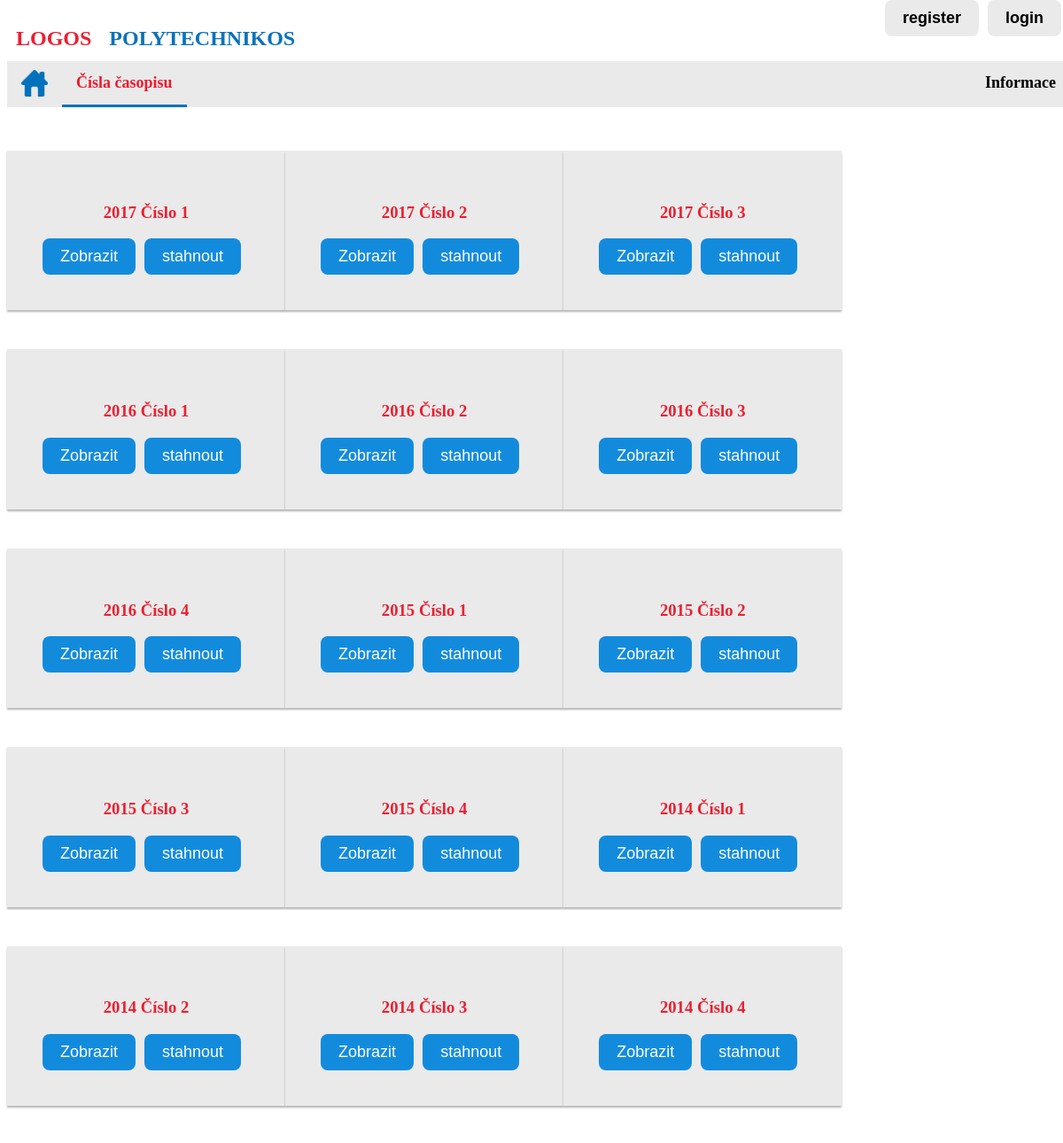
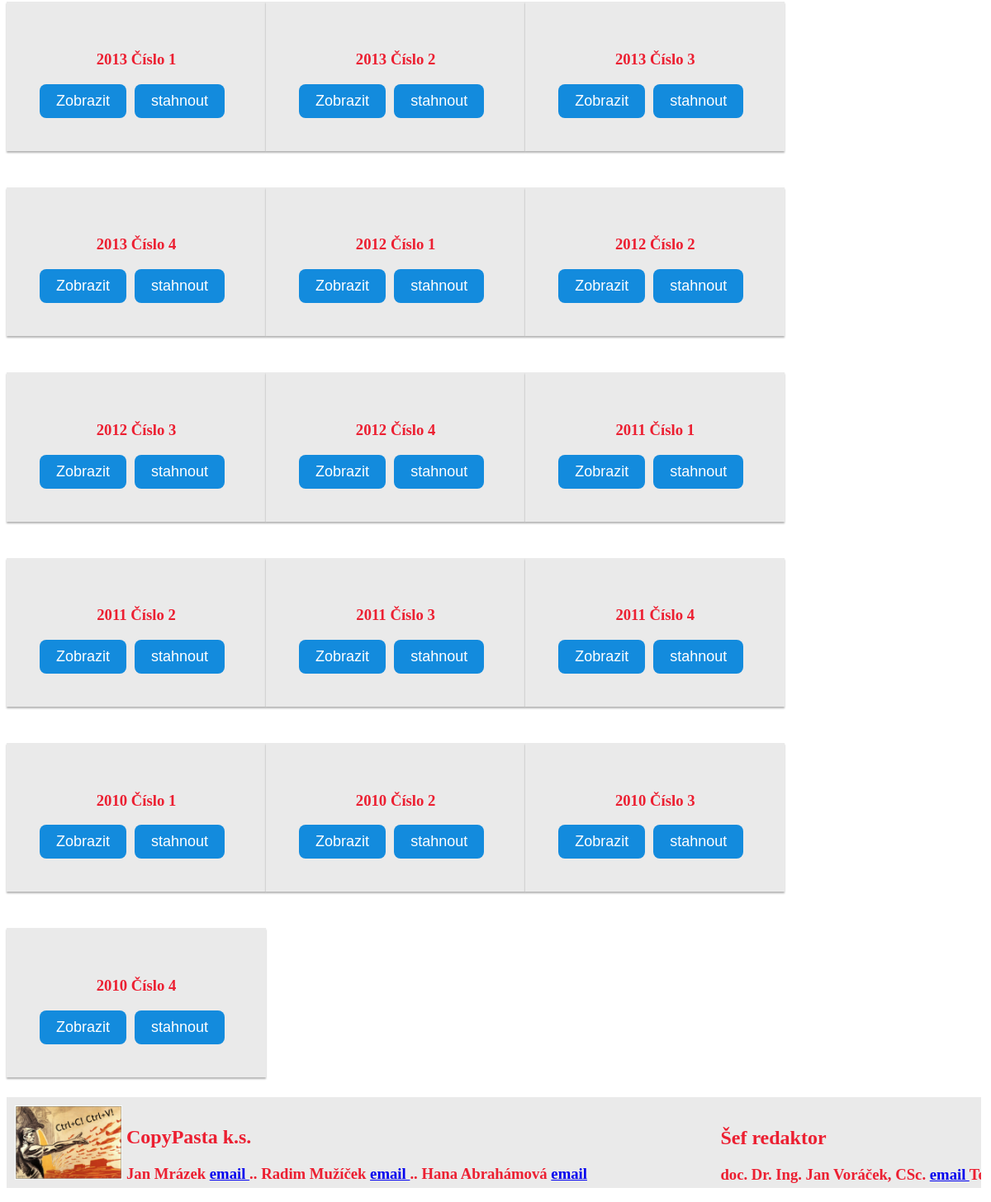
The page /Code/casopisy.php on the database its author committed (2 pictures, top to bottom).
### tables this page shows
CREATE TABLE `casopis` (
  `casopis_id` int(11) NOT NULL,
  `path` varchar(255) NOT NULL,
  `rok` year(4) NOT NULL,
  `cislo` int(11) NOT NULL
);

### Code/casopisy.php (the view, shortened to what this page needs)
<!DOCTYPE HTML>
<html lang="cs">
	<head>
    <link rel="stylesheet" type="text/css" href="css/mystyle.css">
	</head>
	<body>
	<?php
	include('topMenu.php');
	?>
    	<div id="wrapper">
	<?php
	include('connect.php');
	$sql="SELECT * FROM casopis";
	$result=mysqli_query($con,$sql);
		while ($row = mysqli_fetch_assoc($result)) {
				echo  '<div class="Main-card-inline">';
				echo  '<h3>'.$row["rok"].'     Číslo '.$row["cislo"].'</h3>';
				echo  '<ul><a style="float:right" class="btn-extra" href="'.$row["path"].'" download>stahnout</a><a style="float:right" class="btn-extra" href="'.$row["path"].'">Zobrazit</a></ul>';
				echo  '</div>';
		}
	?>
	</div>
 <?php
	include('bottom.php');
	?>
	</body>
</html>

### Code/css/mystyle.css (style rules this page uses)
h3 { font-weight: bold; font-family: Calibri; color: #EC1F31; }
.Main-card-inline { padding: 40px; display: inline-block; background-color: #EAEAEA; margin-top: 20px; margin-right: auto; margin-left: auto; margin-bottom: 20px; box-shadow: 0px 2px 2px rgba(0, 0, 0, 0.3); overflow: hidden; text-align: center; }
.btn-extra { color:#FFFFFF; -webkit-border-radius: 8; -moz-border-radius: 8; border-radius: 8px; font-family: Arial; font-size: 18px; background: #138BDD; padding-top: 10px; padding-right: 20px; padding-left: 20px; padding-bottom: 10px; margin-top: 0px; margin-right: 10px; margin-left: 0px; margin-bottom: 0px; text-decoration: none; }
#wrapper { margin-top: 150px; }

### rows shown on the page
casopis: rok "2017", cislo "1"
casopis: rok "2017", cislo "2"
casopis: rok "2017", cislo "3"
casopis: rok "2016", cislo "1"
casopis: rok "2016", cislo "2"
casopis: rok "2016", cislo "3"
casopis: rok "2016", cislo "4"
casopis: rok "2015", cislo "1"
casopis: rok "2015", cislo "2"
casopis: rok "2015", cislo "3"
casopis: rok "2015", cislo "4"
casopis: rok "2014", cislo "1"
casopis: rok "2014", cislo "2"
casopis: rok "2014", cislo "3"
casopis: rok "2014", cislo "4"
casopis: rok "2013", cislo "1"
casopis: rok "2013", cislo "2"
casopis: rok "2013", cislo "3"
casopis: rok "2013", cislo "4"
casopis: rok "2012", cislo "1"
casopis: rok "2012", cislo "2"
casopis: rok "2012", cislo "3"
casopis: rok "2012", cislo "4"
casopis: rok "2011", cislo "1"
casopis: rok "2011", cislo "2"
casopis: rok "2011", cislo "3"
casopis: rok "2011", cislo "4"
casopis: rok "2010", cislo "1"
casopis: rok "2010", cislo "2"
casopis: rok "2010", cislo "3"
casopis: rok "2010", cislo "4"
